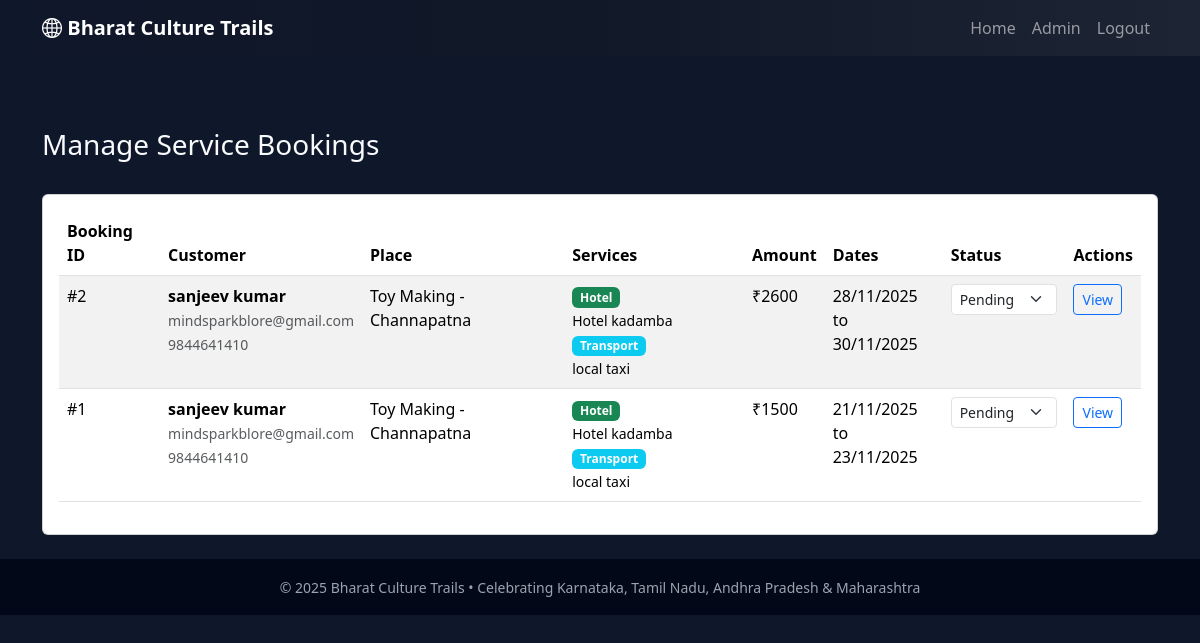
The page /admin/service-bookings (signed in) on the database its author committed.
### app.py (models this page shows)
class ServiceBooking(db.Model):
    id = db.Column(db.Integer, primary_key=True)
    main_booking_id = db.Column(db.Integer, db.ForeignKey('booking.id'), nullable=True)
    main_booking = db.relationship('Booking', backref=db.backref('service_bookings', lazy=True))
    customer_name = db.Column(db.String(120), nullable=True)
    customer_email = db.Column(db.String(120), nullable=True)
    customer_phone = db.Column(db.String(20), nullable=True)
    place_id = db.Column(db.Integer, db.ForeignKey('place.id'), nullable=False)
    place = db.relationship('Place', backref=db.backref('service_bookings', lazy=True))
    hotel_id = db.Column(db.Integer, db.ForeignKey('hotel.id'), nullable=True)
    hotel = db.relationship('Hotel', backref=db.backref('service_bookings', lazy=True))
    transport_id = db.Column(db.Integer, db.ForeignKey('transport.id'), nullable=True)
    transport = db.relationship('Transport', backref=db.backref('service_bookings', lazy=True))
    check_in_date = db.Column(db.Date, nullable=True)
    check_out_date = db.Column(db.Date, nullable=True)
    num_people = db.Column(db.Integer, nullable=False, default=1)
    num_rooms = db.Column(db.Integer, nullable=False, default=1)
    num_days = db.Column(db.Integer, nullable=False, default=1)
    special_requests = db.Column(db.Text, nullable=True)
    hotel_total = db.Column(db.Float, nullable=False, default=0.0)
    transport_total = db.Column(db.Float, nullable=False, default=0.0)
    total_amount = db.Column(db.Float, nullable=False, default=0.0)
    status = db.Column(db.String(20), default='Pending')  # Pending / Confirmed / Cancelled
    created_at = db.Column(db.DateTime, default=datetime.utcnow)

class Place(db.Model):
    id = db.Column(db.Integer, primary_key=True)
    name = db.Column(db.String(120), nullable=False)
    state = db.Column(db.String(50), nullable=False)  # Karnataka, Tamil Nadu, etc.
    city = db.Column(db.String(80), nullable=True)
    short_intro = db.Column(db.String(200), nullable=False)
    description = db.Column(db.Text, nullable=False)
    culture_description = db.Column(db.Text, nullable=False)
    image_url = db.Column(db.String(300), nullable=True)
    video_url = db.Column(db.String(300), nullable=True)
    price_per_person = db.Column(db.Float, nullable=False, default=0.0)
    duration_days = db.Column(db.Integer, nullable=False, default=2)
    created_at = db.Column(db.DateTime, default=datetime.utcnow)

class Hotel(db.Model):
    id = db.Column(db.Integer, primary_key=True)
    place_id = db.Column(db.Integer, db.ForeignKey('place.id'), nullable=False)
    place = db.relationship('Place', backref=db.backref('hotels', lazy=True))
    name = db.Column(db.String(120), nullable=False)
    description = db.Column(db.Text, nullable=True)
    price_per_night = db.Column(db.Float, nullable=False, default=0.0)
    rating = db.Column(db.Float, nullable=True)  # 1-5 stars
    amenities = db.Column(db.String(300), nullable=True)  # comma separated
    image_url = db.Column(db.String(300), nullable=True)
    contact_info = db.Column(db.String(200), nullable=True)
    created_at = db.Column(db.DateTime, default=datetime.utcnow)

class Transport(db.Model):
    id = db.Column(db.Integer, primary_key=True)
    place_id = db.Column(db.Integer, db.ForeignKey('place.id'), nullable=False)
    place = db.relationship('Place', backref=db.backref('transports', lazy=True))
    transport_type = db.Column(db.String(20), nullable=False)  # bus, cab, train
    name = db.Column(db.String(120), nullable=False)
    description = db.Column(db.Text, nullable=True)
    price = db.Column(db.Float, nullable=False, default=0.0)
    capacity = db.Column(db.Integer, nullable=True)
    duration_hours = db.Column(db.Float, nullable=True)
    operating_hours = db.Column(db.String(100), nullable=True)
    contact_info = db.Column(db.String(200), nullable=True)
    created_at = db.Column(db.DateTime, default=datetime.utcnow)

### app.py (the view)
@app.route('/admin/service-bookings')
@login_required
def admin_service_bookings():
    service_bookings = ServiceBooking.query.order_by(ServiceBooking.created_at.desc()).all()
    return render_template('admin_service_bookings.html', service_bookings=service_bookings)

### app.py (called while the page is built)
def login_required(f):
    from functools import wraps
    @wraps(f)
    def wrapper(*args, **kwargs):
        if not session.get('admin_logged_in'):
            return redirect(url_for('admin_login'))
        return f(*args, **kwargs)
    return wrapper

### templates/admin_service_bookings.html (shortened to what this page needs)
{% extends "base.html" %}
{% block content %}
<div class="container py-4">
  <div class="d-flex justify-content-between align-items-center mb-4">
    <h3>Manage Service Bookings</h3>
  </div>
  <div class="card">
    <div class="card-body">
      {% if service_bookings %}
        <div class="table-responsive">
          <table class="table table-striped">
            <thead>
              <tr>
                <th>Booking ID</th>
                <th>Customer</th>
                <th>Place</th>
                <th>Services</th>
                <th>Amount</th>
                <th>Dates</th>
                <th>Status</th>
                <th>Actions</th>
              </tr>
            </thead>
            <tbody>
              {% for booking in service_bookings %}
              <tr>
                <td>#{{ booking.id }}</td>
                <td>
                  <strong>{{ booking.customer_name }}</strong><br>
                  <small class="text-muted">{{ booking.customer_email }}</small><br>
                  <small class="text-muted">{{ booking.customer_phone }}</small>
                </td>
                <td>{{ booking.place.name }}</td>
                <td>
                  {% if booking.hotel %}
                    <span class="badge bg-success">Hotel</span><br>
                    <small>{{ booking.hotel.name }}</small>
                  {% endif %}
                  {% if booking.transport %}
                    <span class="badge bg-info">Transport</span><br>
                    <small>{{ booking.transport.name }}</small>
                  {% endif %}
                </td>
                <td>₹{{ '%.0f'|format(booking.total_amount) }}</td>
                <td>
                  {% if booking.check_in_date %}
                    {{ booking.check_in_date.strftime('%d/%m/%Y') }}<br>
                    to {{ booking.check_out_date.strftime('%d/%m/%Y') }}
                  {% else %}
                    <span class="text-muted">-</span>
                  {% endif %}
                </td>
                <td>
                  <form method="POST" action="{{ url_for('admin_update_service_booking_status', booking_id=booking.id) }}" class="d-inline">
                    <select name="status" class="form-select form-select-sm" onchange="this.form.submit()">
                      <option value="Pending" {% if booking.status == 'Pending' %}selected{% endif %}>Pending</option>
                    </select>
                  </form>
                </td>
                <td>
                  <button class="btn btn-sm btn-outline-primary" data-bs-toggle="modal" data-bs-target="#bookingModal{{ booking.id }}">
                    View
                  </button>
                </td>
              </tr>
              {% endfor %}
            </tbody>
          </table>
        </div>
      {% else %}
        <div class="text-center py-4">
          <i class="bi bi-cart display-1 text-muted"></i>
          <h5 class="text-muted mt-3">No service bookings yet</h5>
          <p class="text-muted">Service bookings will appear here when customers make bookings.</p>
        </div>
      {% endif %}
    </div>
  </div>
</div>
{% endblock %}

### static/css/style.css (style rules this page uses)
body { font-family: system-ui, -apple-system, BlinkMacSystemFont, "Segoe UI", sans-serif; background: #0f172a; color: #f8fafc; }

### rows shown on the page
ServiceBooking: id "2", customer_name "sanjeev kumar", customer_email "mindsparkblore@gmail.com", customer_phone "9844641410", place.name "Toy Making - Channapatna", hotel.name "Hotel kadamba", transport.name "local taxi", total_amount "2600", check_in_date "28/11/2025", check_out_date "30/11/2025", status "Pending"
ServiceBooking: id "1", customer_name "sanjeev kumar", customer_email "mindsparkblore@gmail.com", customer_phone "9844641410", place.name "Toy Making - Channapatna", hotel.name "Hotel kadamba", transport.name "local taxi", total_amount "1500", check_in_date "21/11/2025", check_out_date "23/11/2025", status "Pending"
